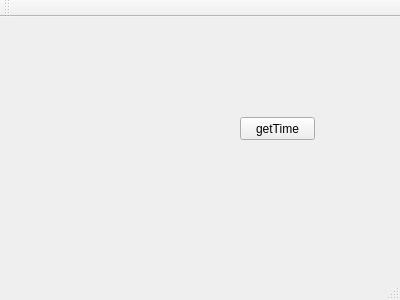
<?xml version="1.0" encoding="UTF-8"?>
<ui version="4.0">
 <class>GetTime</class>
 <widget class="QMainWindow" name="GetTime">
  <property name="geometry">
   <rect>
    <x>0</x>
    <y>0</y>
    <width>400</width>
    <height>300</height>
   </rect>
  </property>
  <property name="windowTitle">
   <string>GetTime</string>
  </property>
  <widget class="QWidget" name="centralWidget">
   <widget class="QPushButton" name="pushButton">
    <property name="geometry">
     <rect>
      <x>240</x>
      <y>100</y>
      <width>75</width>
      <height>23</height>
     </rect>
    </property>
    <property name="text">
     <string>getTime</string>
    </property>
   </widget>
  </widget>
  <widget class="QMenuBar" name="menuBar">
   <property name="geometry">
    <rect>
     <x>0</x>
     <y>0</y>
     <width>400</width>
     <height>23</height>
    </rect>
   </property>
  </widget>
  <widget class="QToolBar" name="mainToolBar">
   <attribute name="toolBarArea">
    <enum>TopToolBarArea</enum>
   </attribute>
   <attribute name="toolBarBreak">
    <bool>false</bool>
   </attribute>
  </widget>
  <widget class="QStatusBar" name="statusBar"/>
 </widget>
 <layoutdefault spacing="6" margin="11"/>
 <resources/>
 <connections/>
</ui>
